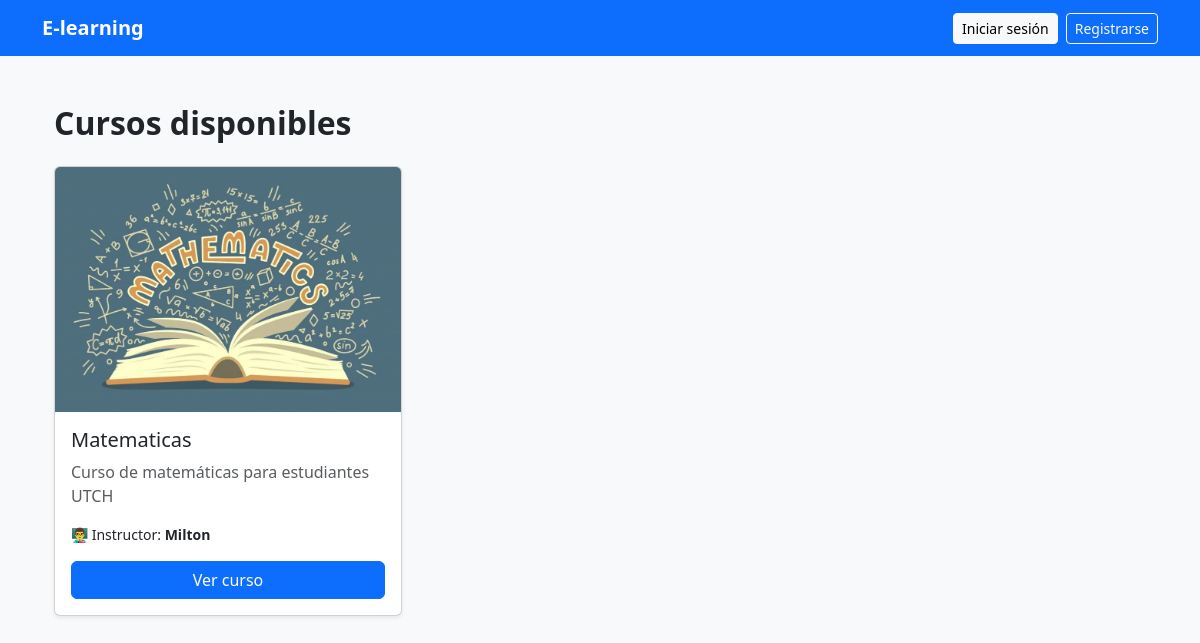
The page / on the database its author committed.
### courses/models.py (models this page shows, shortened)
class Curso(models.Model):
    titulo = models.CharField(max_length=100)
    descripcion = models.TextField()
    instructor = models.CharField(max_length=100)
    fecha_creacion = models.DateField(auto_now_add=True)
    imagen = models.ImageField(upload_to='cursos/', blank=True, null=True)
    class Meta:
        verbose_name = 'Curso'
        verbose_name_plural = 'Cursos'

### courses/views.py (the view)
# urls.py: path('', home, name='home'),
def home(request):
    cursos = Curso.objects.all()
    return render(request, 'courses/home.html', {"cursos": cursos})

### courses/templates/courses/home.html (shortened to what this page needs)
{% extends 'base.html' %}
{% block content %}
<div class="container py-4">
  <h2 class="mb-4 fw-bold">Cursos disponibles</h2>
  <div class="row">
    {% for curso in cursos %}
      <div class="col-md-4 mb-4">
        <div class="card shadow-sm h-100">
          {% if curso.imagen %}
            <img src="{{ curso.imagen.url }}" class="card-img-top" alt="Imagen del curso">
          {% endif %}
          <div class="card-body">
            <h5 class="card-title">{{ curso.titulo }}</h5>
            <p class="card-text text-muted">{{ curso.descripcion|truncatechars:90 }}</p>
            <p class="small">👨‍🏫 Instructor: <b>{{ curso.instructor }}</b></p>
            <a href="{% url 'detalle_curso' curso.id %}" class="btn btn-primary w-100">Ver curso</a>
          </div>
        </div>
      </div>
    {% empty %}
      <p>No hay cursos registrados aún.</p>
    {% endfor %}
  </div>
</div>
{% endblock %}

### rows shown on the page
Curso: imagen (picture), titulo "Matematicas", descripcion "Curso de matemáticas para estudiantes UTCH", instructor "Milton"
